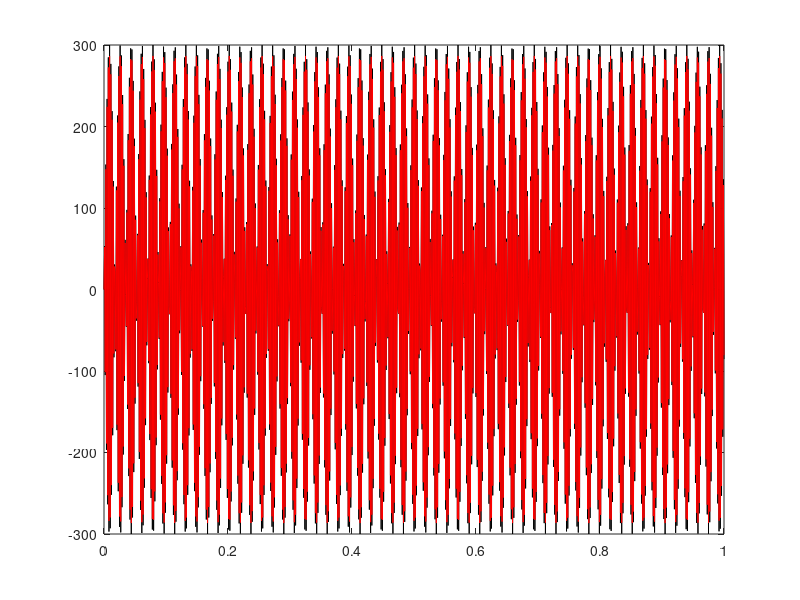

Recreate this plot in MATLAB. (Note: this script raises an error after producing the figure.)
%
%   Simulation of dc_motor position with process reaction
%     Author: Keitaro Naruse
%     Date: 2025-04-24
%

% Symbol
s = tf('s');
% Motor parameres
% R = 2.61;
% L = 0.02 * 1E-3;
% Jm = 0.014 * 1E-7;
% Ki = 15400/60*2*pi;
% Ke = 1/Ki;
% Kt = 0.657 * 1E-3;
% Tm = ( R * Jm ) / ( Ke * Kt ) ;
% Te = L/R;


R = 37.5;
L = 0.29 * 1E-3;
Jm = 0.015 * 1E-7;
Ki = 3840/60*2*pi;
Ke = 1/Ki;
Kt = 2.63 * 1E-3;
Tm = ( R * Jm ) / ( Ke * Kt ) ;
Te = L/R;

% Define a transfer function of DC motor angle
P = tf( [ 1 ] , [ Ke*Tm*Te, Ke*Tm, Ke, 0 ] );

% Define a time period and a reference
t = [ 0:0.001:1 ];
r = 300 * sin( 500000000*t );
C = 1 + 1/s + 1*s;
G = feedback( C*P, 1 );
Y = lsim( G, r, t );
plot( t, r, 'k-', t, Y, 'r-' );

figure( 2 );
opts = bodeoptions();
% opts.XLimMode = 'manual';
opts.XLim = {[0.1,1000]};
opts.YLim = {[-60 10],[-180 180]};
bode( G, opts );

% pidTuner( P, 'pid' );




% 今回、PID制御( kp=1, ki =1，kd = 1) のボード線図を作成した際に、
% すでにω=10^0からω=10^2までの範囲でゲインが0dBに近い状態になっており、
% また、位相に関してもすでに-90度から0度の範囲に入っていた。
% 
% よって、kp, ki, kdは変更しない
